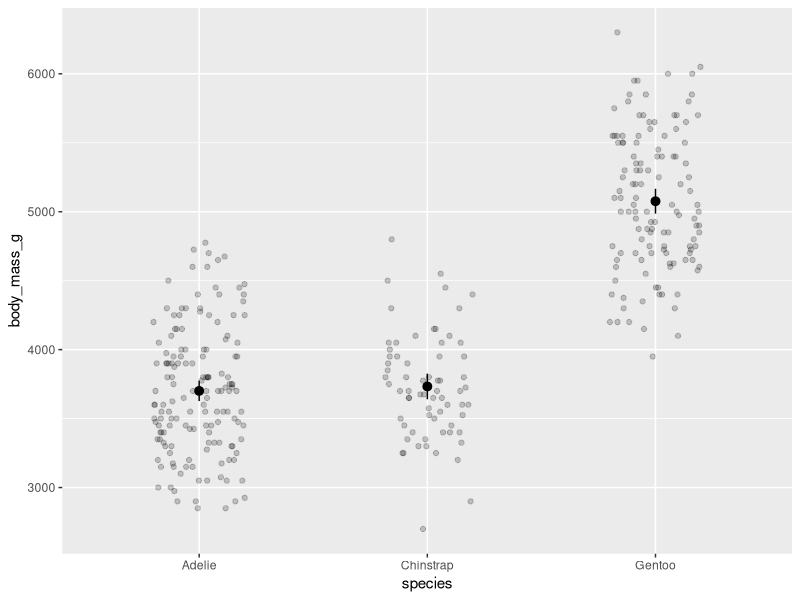
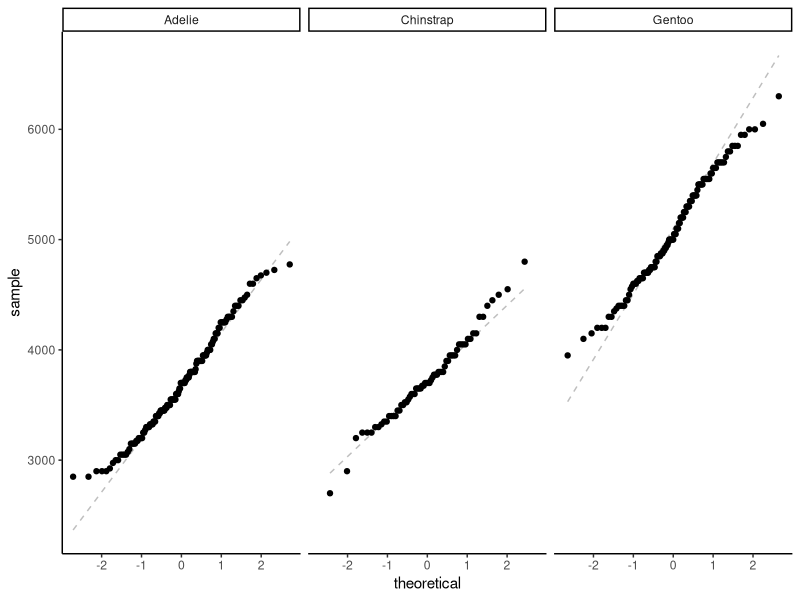
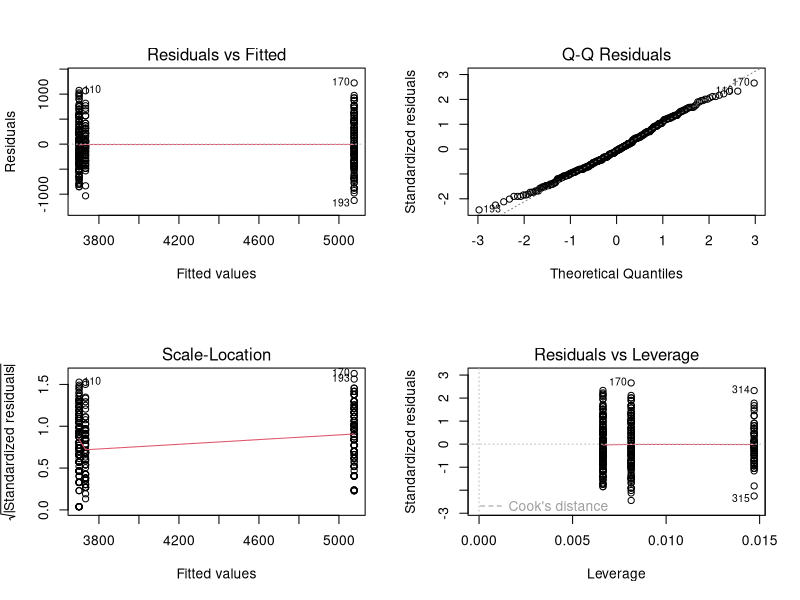
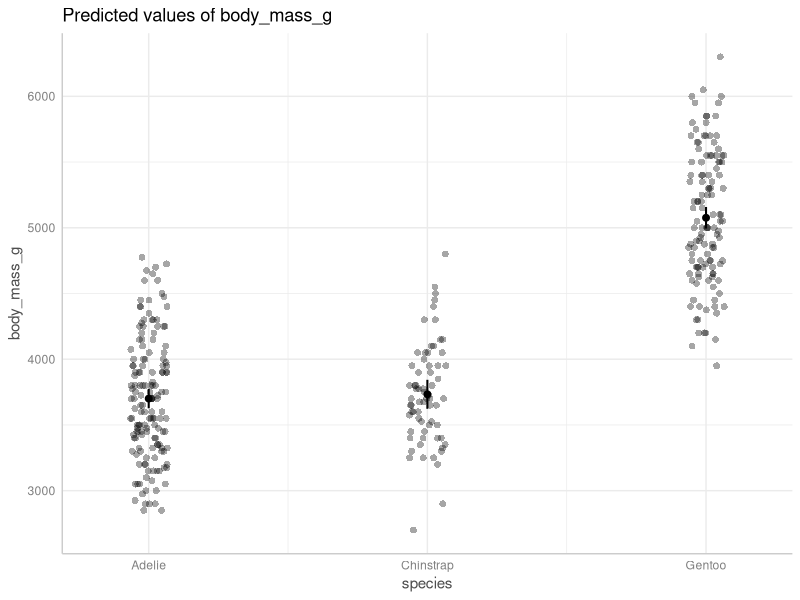

Here is the R script that generated these plots, in order:
## ---- chunk 1
#| message: false

library(tidyverse)
library(palmerpenguins)
library(car)
library(ggeffects)

data(penguins)
## ---- chunk 2
penguins |> 
  group_by(species) |> # group by species
  reframe(mean = mean(body_mass_g, na.rm = TRUE), # calculating mean
          se = sd(body_mass_g, na.rm = TRUE)/sqrt(length(body_mass_g)), # calculating SE
          tval = qt(p = 0.05/2, df = length(body_mass_g), lower.tail = FALSE), # finding t-value
          margin = se*tval, # calculating margin of error
          conf_low = mean - margin, # calculating the lower bound of the CI
          conf_high = mean + margin, # calculating the upper bound of the CI
          var = var(body_mass_g, na.rm = TRUE) # also calculating variance here for efficiency
          ) 
## ---- chunk 3
#| warning: false

ggplot(data = penguins, # penguins data
       aes(x = species, # x-axis
           y = body_mass_g)) + # y-axis
  geom_point(position = position_jitter(width = 0.2, # shake points left and right
                                        height = 0), # not up and down
             alpha = 0.2) + # transparency
  stat_summary(geom = "pointrange", # plot means and CIs
               fun.data = mean_cl_normal) # calculating mean and 95% confidence interval
## ---- chunk 4
leveneTest(body_mass_g ~ species, # formula
           data = penguins) # data
## ---- chunk 5
#| warning: false

ggplot(data = penguins,
       aes(sample = body_mass_g)) + # argument for a QQ plot
  geom_qq_line(lty = 2, 
               color = "grey") + # adding a reference line
  geom_qq() + # QQ
  theme_classic() + # cleaner background, easier to see things
  facet_wrap(~species)
## ---- chunk 6
adelie <- penguins |> 
  filter(species == "Adelie") |> # filtering for Adelie
  pull(body_mass_g) # pulling body mass as a vector

shapiro.test(adelie)

chinstrap <- penguins |> 
  filter(species == "Chinstrap") |> # filtering for chinstrap
  pull(body_mass_g)

shapiro.test(chinstrap)

gentoo <- penguins |> 
  filter(species == "Gentoo") |> # filtering for Gentoo
  pull(body_mass_g)

shapiro.test(gentoo)
## ---- chunk 7
penguins_anova <- aov(body_mass_g ~ species, # formula
                      data = penguins) # data

# show the ANOVA table: sums of squares, mean squares, f-statistic, p-value
summary(penguins_anova)
## ---- chunk 8
TukeyHSD(penguins_anova)
## ---- chunk 9
penguins_lm <- lm(body_mass_g ~ species,
                  data = penguins)

par(mfrow = c(2, 2)) # displaying all diagnostic plots in 2x2 grid
plot(penguins_lm) # diagnostic plots

summary(penguins_lm) # model estimates and information
## ---- chunk 10
ggpredict(penguins_lm, 
          terms = c("species")) # only predictor in the model is species
## ---- chunk 11
ggpredict(penguins_lm, # getting model predictions
          terms = c("species")) |> # only predictor is species
  # quick option to plot from ggpredict
  plot(show_data = TRUE, # show the underlying data
       jitter = TRUE) # shake the points around a bit
